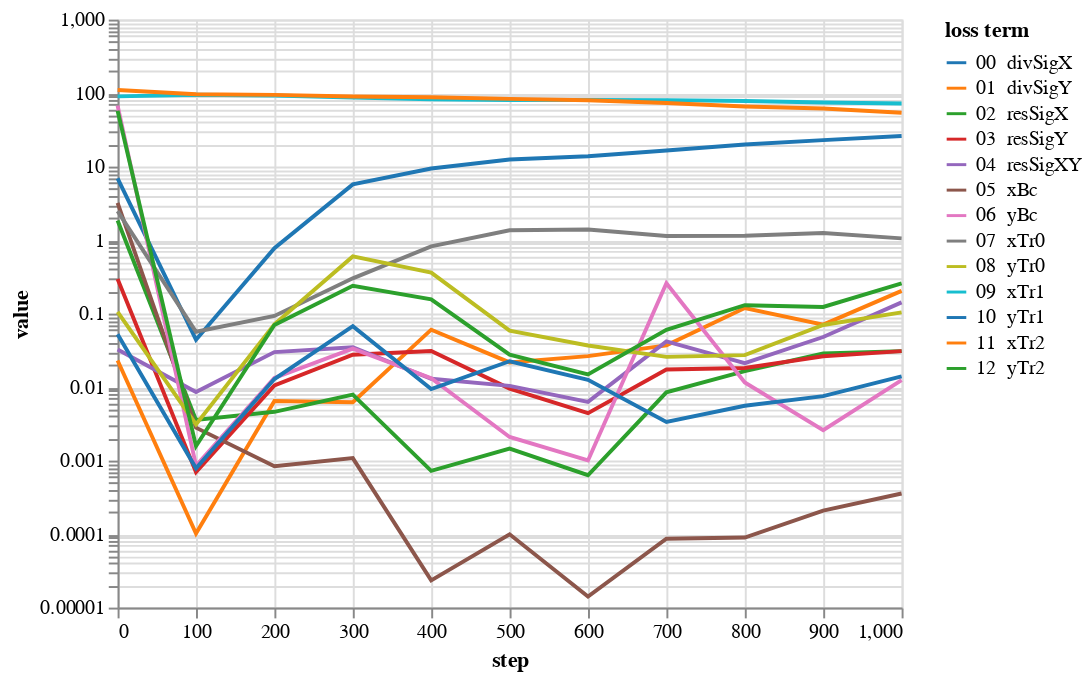

Notebook code for this chart:
### Code cell
bcNames = ['xBc','yBc','xTr0','yTr0','xTr1','yTr1','xTr2','yTr2']
# lines = alt.Chart(pd.DataFrame({'step':[1000,3000,4000]})).mark_rule(color='gray').encode(x='step:Q')
lossPlot(losshistory, bcNames, dropFirstStep=True)

### Figure 1 — Vega-Lite specification as saved in the notebook (floating-point values rounded to 4 significant figures)
{"config": {"view": {"continuousWidth": 400, "continuousHeight": 300}}, "data": {"name": "data-027f0332a7e73d9788170550c951bd4a"}, "mark": "line", "encoding": {"color": {"type": "nominal", "field": "loss term", "scale": {"scheme": "category10"}, "sort": ["00  divSigX", "01  divSigY", "02  resSigX", "03  resSigY", "04  resSigXY", "05  xBc", "06  yBc", "07  xTr0", "08  yTr0", "09  xTr1", "10  yTr1", "11  xTr2", "12  yTr2"]}, "tooltip": [{"type": "nominal", "field": "loss term"}, {"type": "quantitative", "field": "value"}, {"type": "quantitative", "field": "step"}], "x": {"type": "quantitative", "field": "step"}, "y": {"type": "quantitative", "field": "value", "scale": {"type": "log"}}}, "transform": [{"fold": ["00  divSigX", "01  divSigY", "02  resSigX", "03  resSigY", "04  resSigXY", "05  xBc", "06  yBc", "07  xTr0", "08  yTr0", "09  xTr1", "10  yTr1", "11  xTr2", "12  yTr2"], "as": ["loss term", "value"]}], "$schema": "https://vega.github.io/schema/vega-lite/v4.8.1.json", "datasets": {"data-027f0332a7e73d9788170550c951bd4a": [{"00  divSigX": 6.91, "01  divSigY": 0.02304, "02  resSigX": 1.844, "03  resSigY": 0.2947, "04  resSigXY": 0.03253, "05  xBc": 3.2, "06  yBc": 67.51, "07  xTr0": 2.483, "08  yTr0": 0.1059, "09  xTr1": 90.34, "10  yTr1": 0.05254, "11  xTr2": 110.3, "12  yTr2": 57.56, "step": 0}, {"00  divSigX": 0.04412, "01  divSigY": 0.0001016, "02  resSigX": 0.003584, "03  resSigY": 0.0006952, "04  resSigXY": 0.008566, "05  xBc": 0.002805, "06  yBc": 0.0008524, "07  xTr0": 0.05665, "08  yTr0": 0.003112, "09  xTr1": 95.07, "10  yTr1": 0.0007858, "11  xTr2": 96.57, "12  yTr2": 0.001572, "step": 100}, {"00  divSigX": 0.7768, "01  divSigY": 0.006469, "02  resSigX": 0.00461, "03  resSigY": 0.01051, "04  resSigXY": 0.02997, "05  xBc": 0.0008394, "06  yBc": 0.01335, "07  xTr0": 0.09286, "08  yTr0": 0.07135, "09  xTr1": 92.56, "10  yTr1": 0.01288, "11  xTr2": 94.62, "12  yTr2": 0.07007, "step": 200}, {"00  divSigX": 5.731, "01  divSigY": 0.006212, "02  resSigX": 0.007911, "03  resSigY": 0.02756, "04  resSigXY": 0.03487, "05  xBc": 0.001081, "06  yBc": 0.03337, "07  xTr0": 0.3017, "08  yTr0": 0.5991, "09  xTr1": 87.21, "10  yTr1": 0.06749, "11  xTr2": 89.86, "12  yTr2": 0.2384, "step": 300}, {"00  divSigX": 9.41, "01  divSigY": 0.06042, "02  resSigX": 0.0007254, "03  resSigY": 0.0309, "04  resSigXY": 0.01299, "05  xBc": 2.346e-05, "06  yBc": 0.01322, "07  xTr0": 0.8203, "08  yTr0": 0.3601, "09  xTr1": 82.3, "10  yTr1": 0.009414, "11  xTr2": 87.64, "12  yTr2": 0.156, "step": 400}, {"00  divSigX": 12.52, "01  divSigY": 0.02166, "02  resSigX": 0.001458, "03  resSigY": 0.00954, "04  resSigXY": 0.01038, "05  xBc": 9.931e-05, "06  yBc": 0.002096, "07  xTr0": 1.361, "08  yTr0": 0.05859, "09  xTr1": 80.42, "10  yTr1": 0.02247, "11  xTr2": 83.51, "12  yTr2": 0.02762, "step": 500}, {"00  divSigX": 13.83, "01  divSigY": 0.02637, "02  resSigX": 0.0006325, "03  resSigY": 0.004418, "04  resSigXY": 0.006298, "05  xBc": 1.414e-05, "06  yBc": 0.001005, "07  xTr0": 1.394, "08  yTr0": 0.03683, "09  xTr1": 80.87, "10  yTr1": 0.01257, "11  xTr2": 79.96, "12  yTr2": 0.0149, "step": 600}, {"00  divSigX": 16.59, "01  divSigY": 0.03697, "02  resSigX": 0.008501, "03  resSigY": 0.01736, "04  resSigXY": 0.04191, "05  xBc": 8.653e-05, "06  yBc": 0.2591, "07  xTr0": 1.136, "08  yTr0": 0.02578, "09  xTr1": 80.23, "10  yTr1": 0.003357, "11  xTr2": 73.35, "12  yTr2": 0.06025, "step": 700}, {"00  divSigX": 19.98, "01  divSigY": 0.1192, "02  resSigX": 0.01646, "03  resSigY": 0.01816, "04  resSigXY": 0.02117, "05  xBc": 8.982e-05, "06  yBc": 0.01157, "07  xTr0": 1.148, "08  yTr0": 0.0272, "09  xTr1": 78.09, "10  yTr1": 0.005577, "11  xTr2": 65.81, "12  yTr2": 0.1299, "step": 800}, {"00  divSigX": 22.91, "01  divSigY": 0.07082, "02  resSigX": 0.02864, "03  resSigY": 0.02628, "04  resSigXY": 0.04805, "05  xBc": 0.0002081, "06  yBc": 0.002588, "07  xTr0": 1.248, "08  yTr0": 0.06999, "09  xTr1": 74.57, "10  yTr1": 0.007538, "11  xTr2": 61.68, "12  yTr2": 0.1231, "step": 900}, {"00  divSigX": 26.13, "01  divSigY": 0.2038, "02  resSigX": 0.03086, "03  resSigY": 0.03083, "04  resSigXY": 0.1423, "05  xBc": 0.0003566, "06  yBc": 0.01246, "07  xTr0": 1.057, "08  yTr0": 0.1039, "09  xTr1": 72.08, "10  yTr1": 0.01398, "11  xTr2": 54.01, "12  yTr2": 0.2569, "step": 1000}]}}
